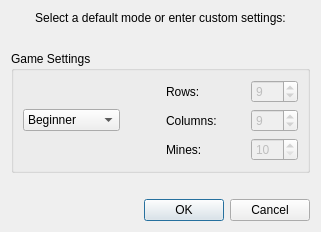
<?xml version="1.0" encoding="UTF-8"?>
<ui version="4.0">
 <class>Dialog</class>
 <widget class="QDialog" name="Dialog">
  <property name="geometry">
   <rect>
    <x>0</x>
    <y>0</y>
    <width>314</width>
    <height>228</height>
   </rect>
  </property>
  <property name="windowTitle">
   <string>New Game</string>
  </property>
  <layout class="QVBoxLayout" name="verticalLayoutMain">
   <property name="sizeConstraint">
    <enum>QLayout::SetFixedSize</enum>
   </property>
   <item>
    <widget class="QLabel" name="labelHeader">
     <property name="text">
      <string>Select a default mode or enter custom settings:</string>
     </property>
     <property name="alignment">
      <set>Qt::AlignCenter</set>
     </property>
    </widget>
   </item>
   <item>
    <spacer name="verticalSpacerUpper">
     <property name="orientation">
      <enum>Qt::Vertical</enum>
     </property>
     <property name="sizeHint" stdset="0">
      <size>
       <width>20</width>
       <height>20</height>
      </size>
     </property>
    </spacer>
   </item>
   <item>
    <widget class="QGroupBox" name="groupBoxGameSettings">
     <property name="title">
      <string>Game Settings</string>
     </property>
     <layout class="QHBoxLayout" name="horizontalLayout">
      <item>
       <widget class="QComboBox" name="comboBoxDefaultModes">
        <item>
         <property name="text">
          <string>Beginner</string>
         </property>
        </item>
        <item>
         <property name="text">
          <string>Intermediate</string>
         </property>
        </item>
        <item>
         <property name="text">
          <string>Expert</string>
         </property>
        </item>
        <item>
         <property name="text">
          <string>Custom</string>
         </property>
        </item>
       </widget>
      </item>
      <item>
       <spacer name="horizontalSpacerComboBox">
        <property name="orientation">
         <enum>Qt::Horizontal</enum>
        </property>
        <property name="sizeHint" stdset="0">
         <size>
          <width>40</width>
          <height>20</height>
         </size>
        </property>
       </spacer>
      </item>
      <item>
       <layout class="QVBoxLayout" name="verticalLayoutLabels">
        <item>
         <widget class="QLabel" name="labelRows">
          <property name="text">
           <string>Rows:</string>
          </property>
         </widget>
        </item>
        <item>
         <widget class="QLabel" name="labelColumns">
          <property name="text">
           <string>Columns:</string>
          </property>
         </widget>
        </item>
        <item>
         <widget class="QLabel" name="labelMines">
          <property name="text">
           <string>Mines:</string>
          </property>
         </widget>
        </item>
       </layout>
      </item>
      <item>
       <spacer name="horizontalSpacerSpinBoxes">
        <property name="orientation">
         <enum>Qt::Horizontal</enum>
        </property>
        <property name="sizeHint" stdset="0">
         <size>
          <width>28</width>
          <height>20</height>
         </size>
        </property>
       </spacer>
      </item>
      <item>
       <layout class="QVBoxLayout" name="verticalLayoutSpinBoxes">
        <item>
         <widget class="QSpinBox" name="spinBoxRows">
          <property name="enabled">
           <bool>false</bool>
          </property>
          <property name="minimum">
           <number>8</number>
          </property>
          <property name="maximum">
           <number>30</number>
          </property>
          <property name="value">
           <number>9</number>
          </property>
         </widget>
        </item>
        <item>
         <widget class="QSpinBox" name="spinBoxColumns">
          <property name="enabled">
           <bool>false</bool>
          </property>
          <property name="minimum">
           <number>8</number>
          </property>
          <property name="maximum">
           <number>24</number>
          </property>
          <property name="value">
           <number>9</number>
          </property>
         </widget>
        </item>
        <item>
         <widget class="QSpinBox" name="spinBoxMines">
          <property name="enabled">
           <bool>false</bool>
          </property>
          <property name="minimum">
           <number>10</number>
          </property>
          <property name="maximum">
           <number>668</number>
          </property>
          <property name="value">
           <number>10</number>
          </property>
         </widget>
        </item>
       </layout>
      </item>
     </layout>
    </widget>
   </item>
   <item>
    <spacer name="verticalSpacerLower">
     <property name="orientation">
      <enum>Qt::Vertical</enum>
     </property>
     <property name="sizeHint" stdset="0">
      <size>
       <width>20</width>
       <height>20</height>
      </size>
     </property>
    </spacer>
   </item>
   <item>
    <widget class="QDialogButtonBox" name="buttonBox">
     <property name="orientation">
      <enum>Qt::Horizontal</enum>
     </property>
     <property name="standardButtons">
      <set>QDialogButtonBox::Cancel|QDialogButtonBox::Ok</set>
     </property>
    </widget>
   </item>
  </layout>
 </widget>
 <resources/>
 <connections>
  <connection>
   <sender>buttonBox</sender>
   <signal>accepted()</signal>
   <receiver>Dialog</receiver>
   <slot>accept()</slot>
   <hints>
    <hint type="sourcelabel">
     <x>248</x>
     <y>254</y>
    </hint>
    <hint type="destinationlabel">
     <x>157</x>
     <y>274</y>
    </hint>
   </hints>
  </connection>
  <connection>
   <sender>buttonBox</sender>
   <signal>rejected()</signal>
   <receiver>Dialog</receiver>
   <slot>reject()</slot>
   <hints>
    <hint type="sourcelabel">
     <x>316</x>
     <y>260</y>
    </hint>
    <hint type="destinationlabel">
     <x>286</x>
     <y>274</y>
    </hint>
   </hints>
  </connection>
 </connections>
</ui>
